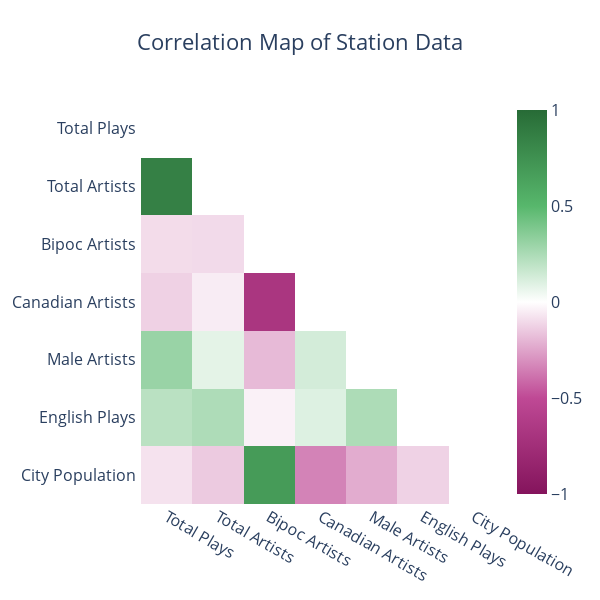

Source (notebook cell):
### Code cell
station_correlations = station_df[[
                                'total_plays',
                                'total_artists',
                                'bipoc_artists',
                                'canadian_artists',
                                'male_artists',
                                'english_plays',
                                'city_population'
                            ]]
plot_correlation_matrix(station_correlations, title='Correlation Map of Station Data')

### Figure 1 — Plotly figure (JSON) as saved in the notebook; plotly's stock layout.template omitted (floating-point values rounded to 4 significant figures)
{"data": [{"colorscale": [[0, "#84145C"], [0.25, "#BF4995"], [0.5, "rgb(255,255,255)"], [0.75, "#57B76C"], [1, "#276B36"]], "type": "heatmap", "x": ["Total Plays ", "Total Artists ", "Bipoc Artists ", "Canadian Artists ", "Male Artists ", "English Plays ", "City Population "], "y": ["Total Plays ", "Total Artists ", "Bipoc Artists ", "Canadian Artists ", "Male Artists ", "English Plays ", "City Population "], "z": [[null, null, null, null, null, null, null], [0.8588, null, null, null, null, null, null], [-0.09685, -0.1003, null, null, null, null, null], [-0.1264, -0.05354, -0.6803, null, null, null, null], [0.3027, 0.08036, -0.1888, 0.1303, null, null, null], [0.2059, 0.2423, -0.03888, 0.09981, 0.2442, null, null], [-0.07968, -0.145, 0.681, -0.341, -0.227, -0.1235, null]], "zmax": 1, "zmin": -1}], "layout": {"font": {"size": 16}, "height": 600, "title": {"text": "Correlation Map of Station Data", "x": 0.5}, "width": 600, "xaxis": {"showgrid": false, "tickangle": 30, "zeroline": false}, "yaxis": {"autorange": "reversed", "showgrid": false, "zeroline": false}}}
